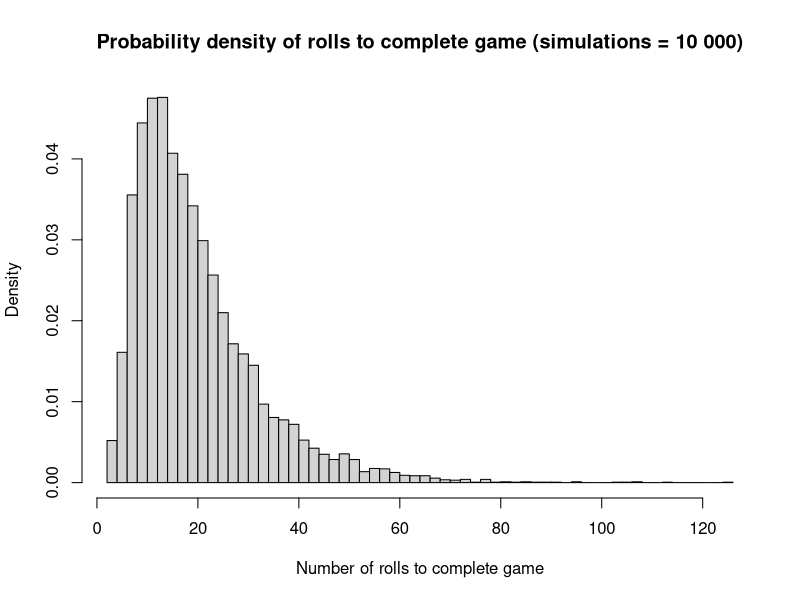

Recreate this plot in R.
## ---- chunk 1
knitr::opts_chunk$set(echo = TRUE)
## ---- chunk 2
# Dice is rolled
dice <- 1:6
probs <- rep(1,6)/6

# snakes & ladders (use to take 'old' position and update it to 'new' position)
old <- c(12, 14, 17, 31, 35, 3, 5, 15, 18, 21)
new <- c(2, 11, 4, 19, 22, 16, 7, 25, 20, 32)

play <- function() {
  # A player starts the game at the block number 1.
  position <- 1

  # Keep track of number of dice rolls in each game
  count <- 0

  while(position < 36){
    roll <- sample(dice, size = 1, prob = probs) # roll the dice
    count <- count + 1
  
    # Move the piece forward by adding the number on the dice to its position
    position <- position + roll

    # Find the index of position
    index <- which(old == position) # see if the players position is at the top of a snake/bottom of a ladder

    # If on the top of a snake or the bottom of a ladder, update position to its new position
    if (length(index) > 0) {
      position <- new[index]
    } 
    
    # If the player moves past 36, send them back
    if (position > 36) {
      position <- position - roll # send the player back to the previous position
    } else if (position == 36) {
      return(count) # game ends when player reaches block 36
    }
  } 
}
## ---- chunk 3
# Play the game
play()
## ---- chunk 4
# Run 10 000 simulations
all.games <- numeric() # create vector to store results of all games run in 10 000 simulations

for (i in 1:10000){
  game <- play() # play the game 
  all.games[i] <- game[1] # store result 
}
## ---- chunk 5
hist(all.games, 
     prob = TRUE, 
     breaks = 50, 
     main = "Probability density of rolls to complete game (simulations = 10 000)", 
     xlab = "Number of rolls to complete game")
# abline(v = mean(all.games), col = "red") # add a red line at the mean
